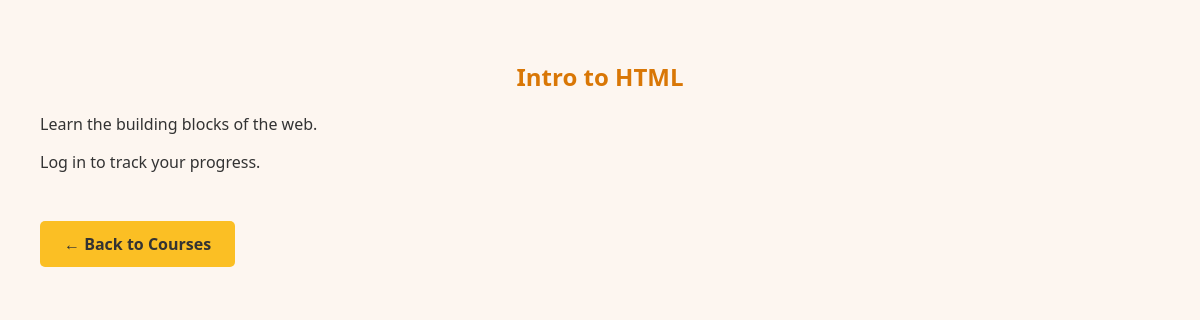
The app's page /course/1/ with its own data.
### LetsLearn/models.py (models this page shows, shortened)
class Course(models.Model):
    CATEGORY_CHOICES = [
        ('web', 'Web Development'),
        ('data', 'Data Science'),
        ('design', 'Design'),
    ]
    title = models.CharField(max_length=100)
    description = models.TextField()
    category = models.CharField(max_length=20, choices=CATEGORY_CHOICES, default='web')
    completed_by = models.ManyToManyField(User, blank=True)

### LetsLearn/views.py (the view)
# urls.py: path('course/<int:course_id>/', views.course_detail, name='course_detail'),
def course_detail(request, course_id):
    course = get_object_or_404(Course, id=course_id)
    return render(request, 'course_detail.html', {'course': course})

### templates/course_detail.html (shortened to what this page needs)
<!DOCTYPE html>
{% load static %}
<html>
<head>
  <link rel="stylesheet" href="{% static 'style.css' %}">
</head>
<body>
  <h2>{{ course.title }}</h2>
  <p>{{ course.description }}</p>
  {% if user.is_authenticated %}
    {% if user in course.completed_by.all %}
      <p> You’ve completed this course!</p>
    {% else %}
      <form method="post" action="{% url 'mark_completed' course.id %}">
        {% csrf_token %}
        <button type="submit">Mark as Completed</button>
      </form>
    {% endif %}
  {% else %}
    <p>Log in to track your progress.</p>
  {% endif %}
  <div class="back-container">
    <a href="{% url 'course_list' %}" class="back-button">← Back to Courses</a>
  </div>
</body>
</html>

### LetsLearn/static/style.css (style rules this page uses)
body { font-family: 'Segoe UI', sans-serif; background-color: #fdf6f0; color: #333; padding: 2rem; }
h1, h2 { color: #d97706; }
a { color: #92400e; text-decoration: none; }
h2 { text-align: center; color: #d97706; }

### templates/course_detail.html (style rules this page uses)
body { font-family: 'Segoe UI', sans-serif; background-color: #fdf6f0; color: #333; padding: 2rem; }
h2 { color: #d97706; }
button, .back-button { background-color: #fbbf24; border: none; padding: 0.75rem 1.5rem; font-weight: bold; cursor: pointer; border-radius: 5px; color: #333; text-decoration: none; display: inline-block; margin-top: 1rem; transition: background-color 0.3s ease; }
.back-container { margin-top: 2rem; }

### records on screen
Course: title "Intro to HTML", description "Learn the building blocks of the web."
